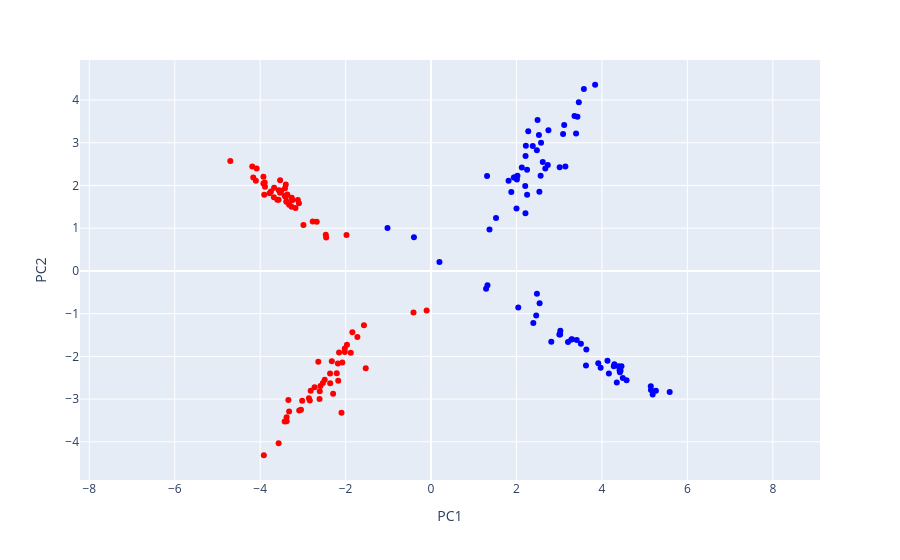

Notebook code for this chart:
### Code cell
from visualization_utils import TruthData
import torch
from plotly.subplots import make_subplots
import configparser

model = 'llama-2-13b'
config = configparser.ConfigParser()
config.read('config.ini')
layer = 10
noperiod = eval(config[model]['noperiod'])

device = 'cuda:0' if torch.cuda.is_available() else 'cpu'
TruthData.from_datasets(
    ['human_farmed/rest_01', 'human_farmed/fire_01'], # datasets to use
    model=model,
    layer=layer,
    center=True,
    noperiod=noperiod,
    device=device
).plot(
    dimensions=2, # 3 dimensions also supported
    dim_offset=0, # increase if you want to ignore the first few PCs
    color='label', # label 1 = first category in the dataset name (e.g. human)
    # if you don't want to plot and do PCA on all datasets:
    # plot_datasets = [ list of datasets to plot here ],
    # pca_datasets = [ list of datasets to use for PCA here]
)

### Figure 1 — Plotly figure (JSON) as saved in the notebook; plotly's stock layout.template omitted (floating-point values rounded to 4 significant figures; data arrays with more than 128 entries replaced by an {"elided": "..."} marker saying what was removed)
{"data": [{"hovertemplate": "<b>%{hovertext}</b><br><br>PC1=%{x}<br>PC2=%{y}<br>label=%{marker.color}<extra></extra>", "hovertext": {"elided": "160 str values"}, "legendgroup": "", "marker": {"color": {"elided": "160 int values"}, "coloraxis": "coloraxis", "symbol": "circle"}, "mode": "markers", "name": "", "orientation": "v", "showlegend": false, "type": "scatter", "x": {"elided": "160 float values"}, "xaxis": "x", "y": {"elided": "160 float values"}, "yaxis": "y"}], "layout": {"coloraxis": {"autocolorscale": false, "colorbar": {"title": {"text": "label"}}, "colorscale": [[0, "rgb(255,0,0)"], [1, "rgb(0,0,255)"]], "showscale": false}, "legend": {"tracegroupgap": 0}, "margin": {"t": 60}, "xaxis": {"anchor": "y", "domain": [0, 1], "title": {"text": "PC1"}}, "yaxis": {"anchor": "x", "domain": [0, 1], "scaleanchor": "x", "scaleratio": 1, "title": {"text": "PC2"}}}}
